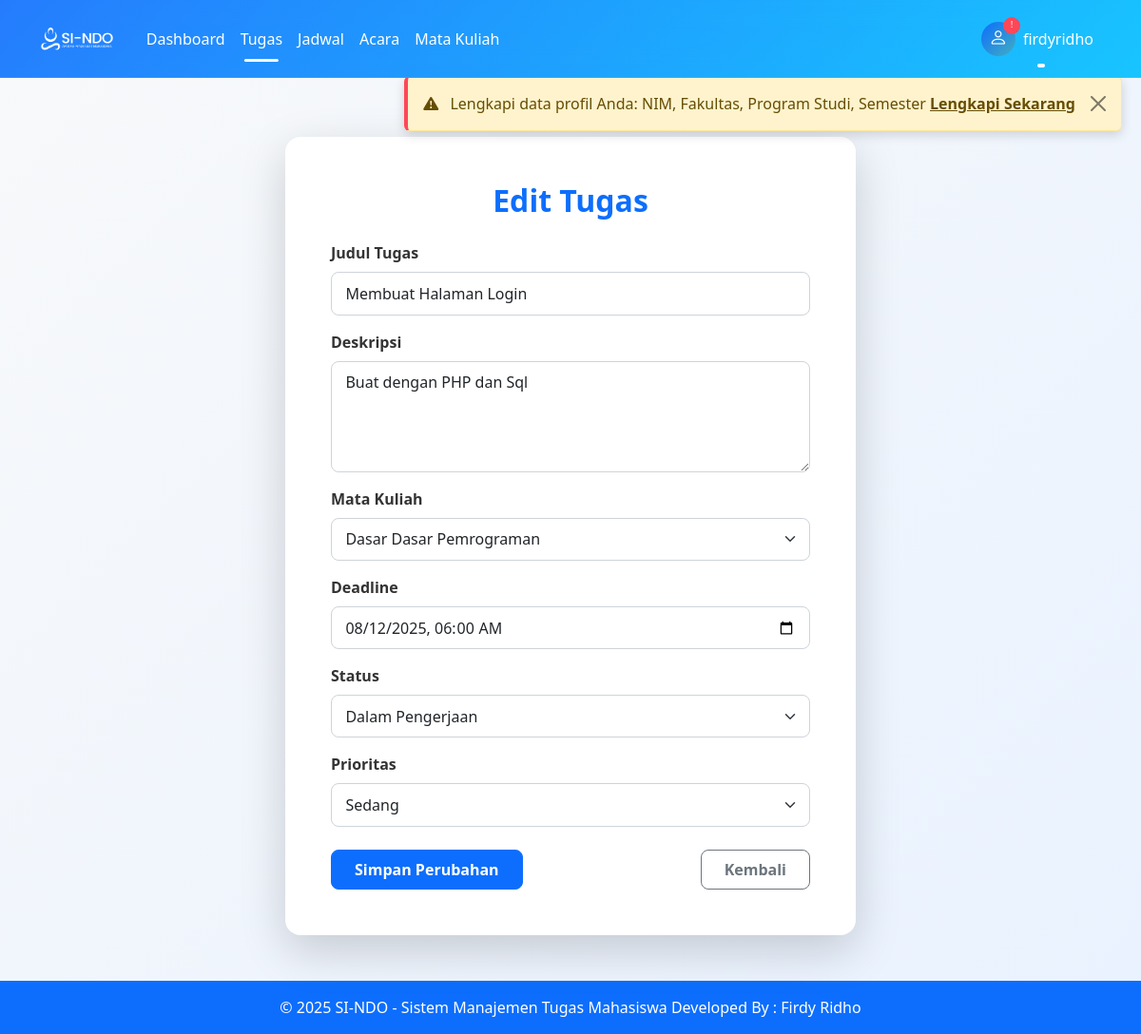
Page /pages/tugas/edit.php?id=1 (signed in) on the earlier database version.
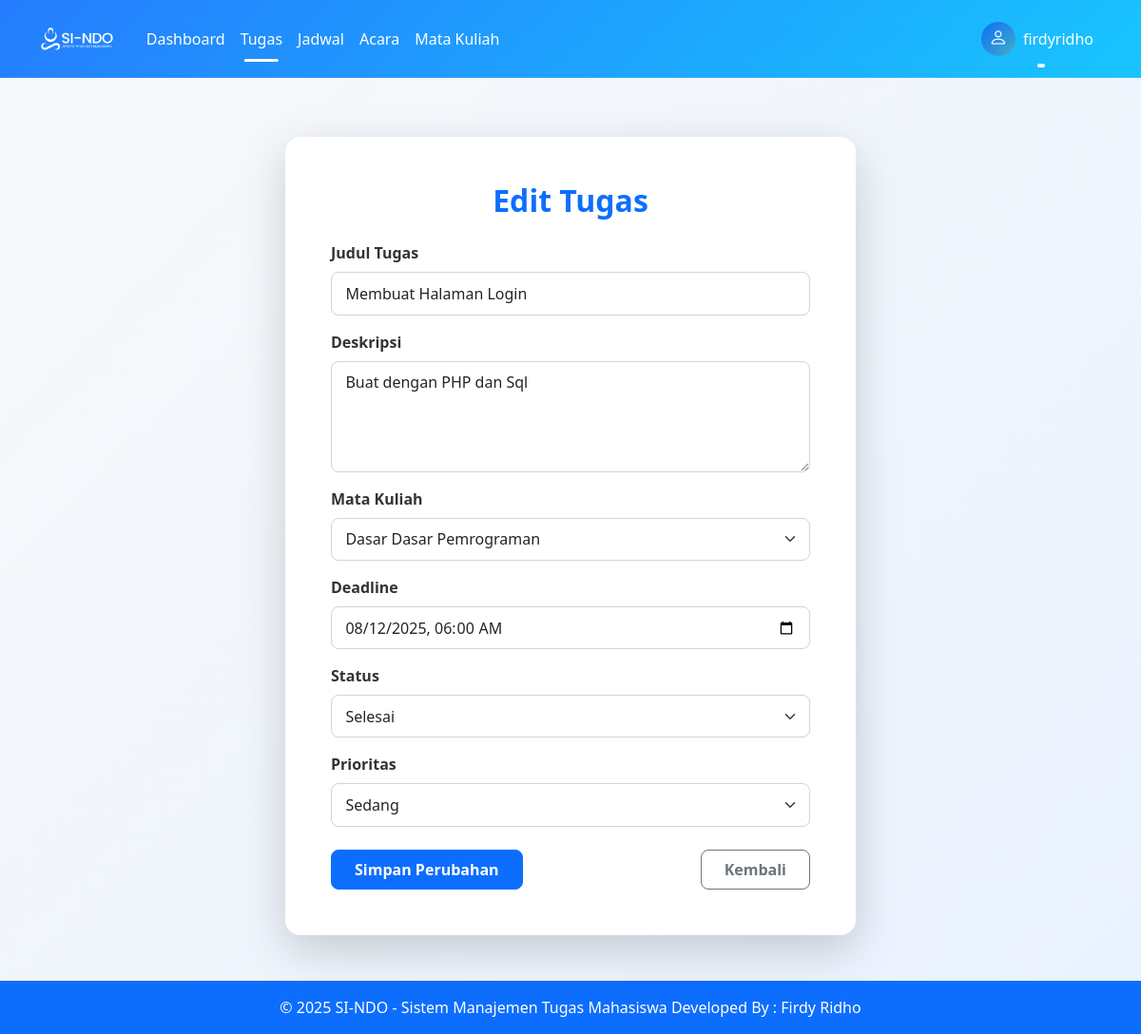
Same page on the later database version.
### tables this page shows
CREATE TABLE `tugas` (
  `id` int(11) NOT NULL,
  `judul` varchar(100) NOT NULL,
  `deskripsi` text DEFAULT NULL,
  `mk_id` int(11) NOT NULL,
  `deadline` datetime NOT NULL,
  `status` enum('Belum Dimulai','Dalam Pengerjaan','Selesai') DEFAULT 'Belum Dimulai',
  `prioritas` enum('Rendah','Sedang','Tinggi') DEFAULT 'Sedang',
  `user_id` int(11) NOT NULL,
  `created_at` timestamp NOT NULL DEFAULT current_timestamp()
);

CREATE TABLE `mata_kuliah` (
  `id` int(11) NOT NULL,
  `kode_mk` varchar(20) NOT NULL,
  `nama_mk` varchar(100) NOT NULL,
  `sks` int(11) NOT NULL,
  `dosen` varchar(100) NOT NULL,
  `ruangan` varchar(20) DEFAULT NULL,
  `user_id` int(11) NOT NULL
);

### includes/auth.php (called while the page is built, shortened)
<?php
function isLoggedIn() {
    return isset($_SESSION['user_id']);
}
?>

### pages/tugas/edit.php (the view, shortened to what the changed rows need)
<?php
require_once '../../config/database.php';
require_once '../../includes/auth.php';
$stmt = $pdo->prepare("SELECT * FROM tugas WHERE id = ? AND user_id = ?");
$stmt->execute([$_GET['id'], $_SESSION['user_id']]);
$tugas = $stmt->fetch(PDO::FETCH_ASSOC);
$stmt = $pdo->prepare("SELECT * FROM mata_kuliah WHERE user_id = ?");
$stmt->execute([$_SESSION['user_id']]);
$mata_kuliah = $stmt->fetchAll(PDO::FETCH_ASSOC);
?>
<?php include '../../includes/header.php'; ?>
<div class="container my-5 d-flex justify-content-center">
    <div class="card shadow-lg border-0 rounded-4 w-100 fade-in-up" style="max-width: 600px;">
        <div class="card-body p-4 p-md-5">
            <h2 class="fw-bold mb-4 text-center text-primary">Edit Tugas</h2>
            <form method="post">
                <div class="mb-3">
                    <label for="judul" class="form-label">Judul Tugas</label>
                    <input type="text" class="form-control" id="judul" name="judul" value="<?= htmlspecialchars($tugas['judul']) ?>" required>
                </div>
                <div class="mb-3">
                    <label for="deskripsi" class="form-label">Deskripsi</label>
                    <textarea class="form-control" id="deskripsi" name="deskripsi" rows="4"><?= htmlspecialchars($tugas['deskripsi']) ?></textarea>
                </div>
                <div class="mb-3">
                    <label for="mk_id" class="form-label">Mata Kuliah</label>
                    <select class="form-select" id="mk_id" name="mk_id">
                        <?php foreach ($mata_kuliah as $mk): ?>
                            <option value="<?= $mk['id'] ?>" <?= $mk['id'] == $tugas['mk_id'] ? 'selected' : '' ?>>
                                <?= htmlspecialchars($mk['nama_mk']) ?>
                            </option>
                        <?php endforeach; ?>
                    </select>
                </div>
                <div class="mb-3">
                    <label for="deadline" class="form-label">Deadline</label>
                    <input type="datetime-local" class="form-control" id="deadline" name="deadline"
                           value="<?= date('Y-m-d\TH:i', strtotime($tugas['deadline'])) ?>" required>
                </div>
                <div class="mb-3">
                    <label for="status" class="form-label">Status</label>
                    <select class="form-select" id="status" name="status">
                        <option value="Dalam Pengerjaan" <?= $tugas['status'] == 'Dalam Pengerjaan' ? 'selected' : '' ?>>Dalam Pengerjaan</option>
                        <option value="Selesai" <?= $tugas['status'] == 'Selesai' ? 'selected' : '' ?>>Selesai</option>
                    </select>
                </div>
                <div class="mb-3">
                    <label for="prioritas" class="form-label">Prioritas</label>
                    <select class="form-select" id="prioritas" name="prioritas">
                        <option value="Sedang" <?= $tugas['prioritas'] == 'Sedang' ? 'selected' : '' ?>>Sedang</option>
                    </select>
                </div>
            </form>
        </div>
    </div>
</div>
<?php include '../../includes/footer.php'; ?>

### includes/header.php (shortened to what the changed rows need)
<?php
$profile_complete = true;
$profile_message = '';
$missing_fields = [];
if (isLoggedIn()) {
    $user = getUserData($pdo, $_SESSION['user_id']);
    $required_fields = [
        'nim' => 'NIM',
        'fakultas' => 'Fakultas',
        'prodi' => 'Program Studi',
        'semester' => 'Semester'
    ];
    foreach ($required_fields as $field => $label) {
        if (empty($user[$field])) {
            $missing_fields[] = $label;
        }
    }
    if (!empty($missing_fields)) {
        $profile_complete = false;
        $profile_message = 'Lengkapi data profil Anda: ' . implode(', ', $missing_fields);
    }
}
?>
<!DOCTYPE html>
<html lang="en">
<head>
<link href="https://cdn.jsdelivr.net/npm/bootstrap@5.3.0/dist/css/bootstrap.min.css" rel="stylesheet" />
<link rel="stylesheet" href="https://cdn.jsdelivr.net/npm/bootstrap-icons@1.10.0/font/bootstrap-icons.css" />
</head>
<body>
<?php if (isLoggedIn() && !$profile_complete): ?>
<div class="alert alert-warning alert-dismissible fade show profile-alert" role="alert">
    <i class="bi bi-exclamation-triangle-fill me-2"></i>
    <?= $profile_message ?>
    <a href="/sindo/pages/profil/index.php" class="alert-link">Lengkapi Sekarang</a>
    <button type="button" class="btn-close" data-bs-dismiss="alert" aria-label="Close"></button>
</div>
<?php endif; ?>
<nav class="navbar navbar-expand-lg navbar-dark navbar-custom fixed-top">
    <div class="container">
        <div class="collapse navbar-collapse" id="navbarNav">
            <ul class="navbar-nav ms-auto">
                <?php if (isLoggedIn()): ?>
                    <li class="nav-item dropdown">
                        <a class="nav-link dropdown-toggle d-flex align-items-center gap-2" href="#" id="navbarDropdown" role="button" data-bs-toggle="dropdown">
                            <div class="profile-icon position-relative">
                                <i class="bi bi-person"></i>
                                <?php if (!$profile_complete): ?>
                                    <span class="profile-notification">!</span>
                                <?php endif; ?>
                            </div>
                        </a>
                    </li>
                <?php else: ?>
                    <li class="nav-item"><a class="nav-link" href="/sindo/login.php">Login</a></li>
                    <li class="nav-item"><a class="nav-link" href="/sindo/register.php">Register</a></li>
                <?php endif; ?>
            </ul>
        </div>
    </div>
</nav>
<main class="container mt-5 pt-5">

Differences in the rows shown:
changed tugas "Membuat Halaman Login": status "Dalam Pengerjaan" → "Selesai"
Other differences:
$profile_message: "Lengkapi data profil Anda: NIM, Fakultas, Program Studi, Semester" → (not shown)
text no longer shown: "Lengkapi Sekarang !"
